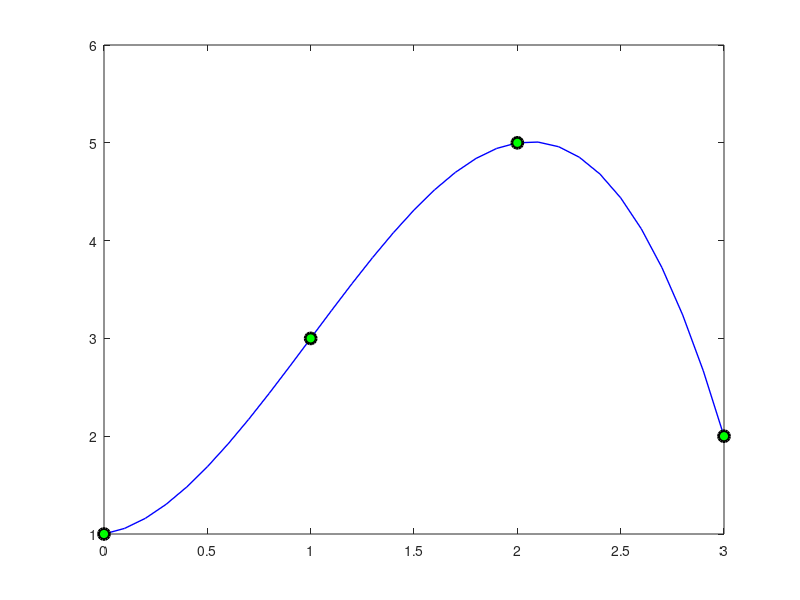
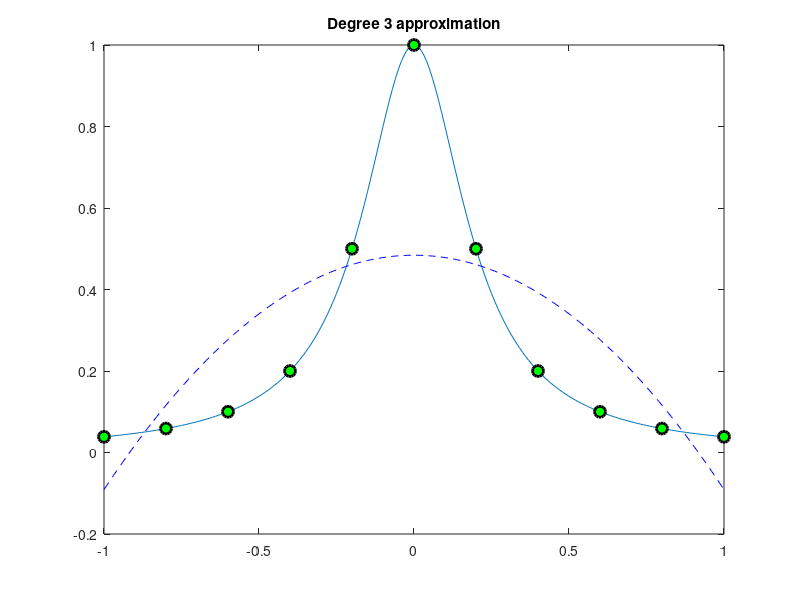
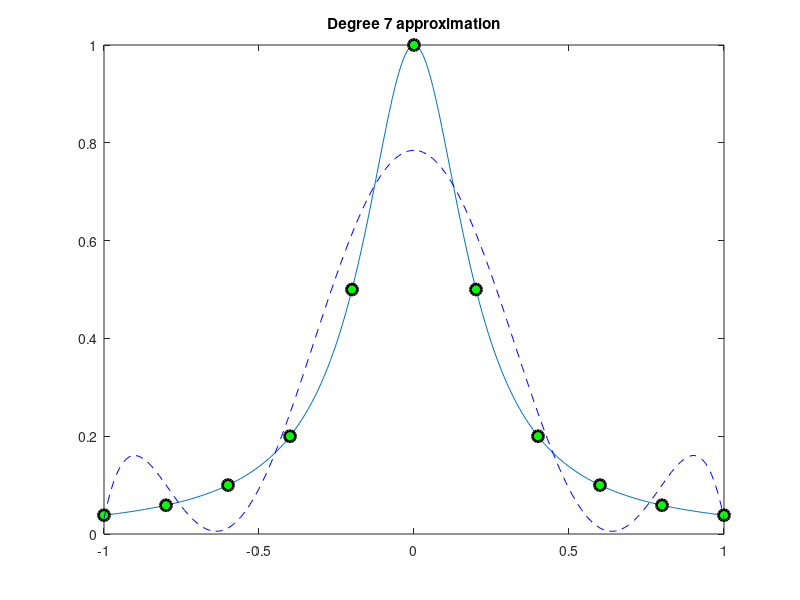
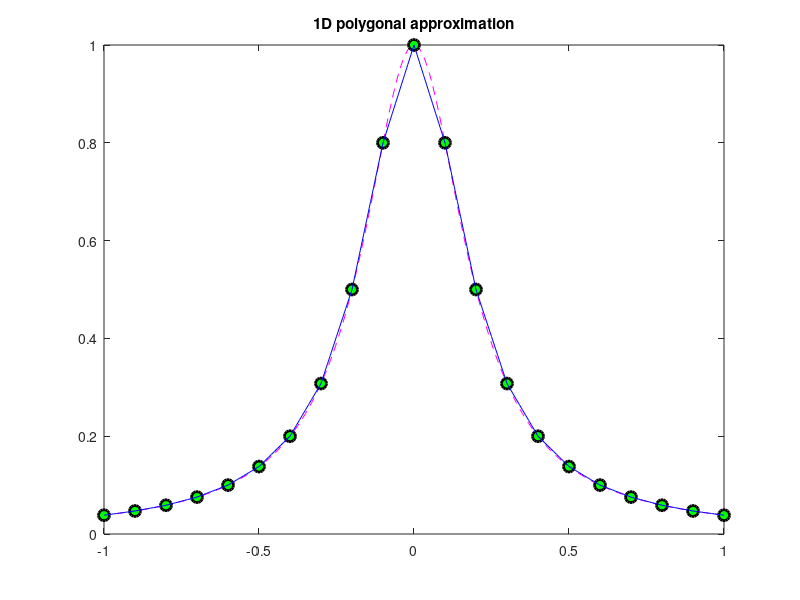

Source code (MATLAB) for these figures, in order:
%% Interpolation
clearvars 
close all

x=[0,1,2,3];
y=[1,3,5,2];

p = polyfit(x,y,3) % p = p(1) x^3 + p(2) x^2 + p(3) x + p(4)

xx=0:0.1:3; % points to plot the polynomial
yy=polyval(p,xx);


figure()
plot(xx,yy,'-b','LineWidth',1)
hold on;
plot(x,y,'o','MarkerFaceColor','green','MarkerSize',8,...
    'MarkerEdgeColor','black','LineWidth',2)
hold off


%% Degree 3 approximation
a=-1;
b=1;
% Define an Inline Function
f=@(x) 1./(1+25*x.^2);
% Approximation points
x=a:0.2:b;
y=f(x);
% More points to represent the original function
xOrig=a:0.01:b;
yOrig=f(xOrig);
figure()
plot(xOrig,yOrig,'-') %original function
hold on;
plot(x,y,'o','MarkerFaceColor','green','MarkerSize',8,...
    'MarkerEdgeColor','black','LineWidth',2) %Approximation points

%Polyfit degree 3 function
p=polyfit(x,y,3);
yy=polyval(p,xOrig);
plot(xOrig,yy,'--b');
title('Degree 3 approximation')
hold off

%% Degree 3 approximation
a=-1;
b=1;
% Define an Inline Function
f=@(x) 1./(1+25*x.^2);
% Approximation points
x=a:0.2:b;
y=f(x);
% More points to represent the original function
xOrig=a:0.01:b;
yOrig=f(xOrig);
figure()
plot(xOrig,yOrig,'-') %original function
hold on;
plot(x,y,'o','MarkerFaceColor','green','MarkerSize',8,...
    'MarkerEdgeColor','black','LineWidth',2) %Approximation points

%Polyfit degree 7 function
p=polyfit(x,y,7)
yy=polyval(p,xOrig);
plot(xOrig,yy,'--b');
title('Degree 7 approximation')
hold off

%% 1D Polygonal approximation
a=-1;
b=1;
% Define an Inline Function
f=@(x) 1./(1+25*x.^2);
% Approximation points
xp=a:0.1:b;
yp=f(xp);
% More points to represent the original function
xOrig=a:0.01:b;
yOrig=f(xOrig);
figure()
plot(xOrig,yOrig,'--m') %original function
hold on;
plot(xp,yp,'o','MarkerFaceColor','green','MarkerSize',8,...
    'MarkerEdgeColor','black','LineWidth',2) %Approximation points
yy=interp1(xp,yp,xOrig);
plot(xOrig,yy,'-b')
title('1D polygonal approximation')
hold off

%% 1D Spline approximation
a=-1;
b=1;
% Define an Inline Function
f=@(x) 1./(1+25*x.^2);
% Approximation points
xp=a:0.1:b;
yp=f(xp);
% More points to represent the original function
xOrig=a:0.01:b;
yOrig=f(xOrig);
figure()
plot(xOrig,yOrig,'--m') %original function
hold on;
plot(xp,yp,'o','MarkerFaceColor','green','MarkerSize',8,...
    'MarkerEdgeColor','black','LineWidth',2) %Approximation points
yy=spline(xp,yp,xOrig);
plot(xOrig,yy,'-b')
title('1D spline approximation')
hold off

